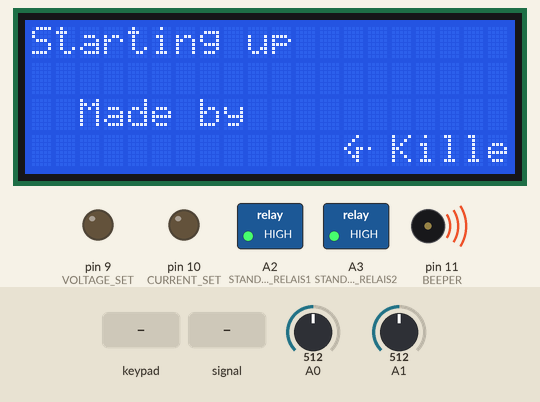
The sketch below on a simulated Arduino Uno, built with avr-gcc and run on an emulated ATmega328P. On the bench: 20×4 character LCD, switched loads named in the sketch (green lamp = pin HIGH), output pins drawn as LEDs (lit = HIGH), buzzer (waves = sounding). The test bench sets the inputs (shaded band); at power-on: A0 = 512, A1 = 512. EEPROM starts erased; pins used as bus, display or sensor lines are not drawn; what the sketch prints to the serial monitor is not drawn.

Above: at 1.2 s.
2.5 s: keypad keys 4 5 6 7 A pressed 0.4 s apart
At 5.5 s:
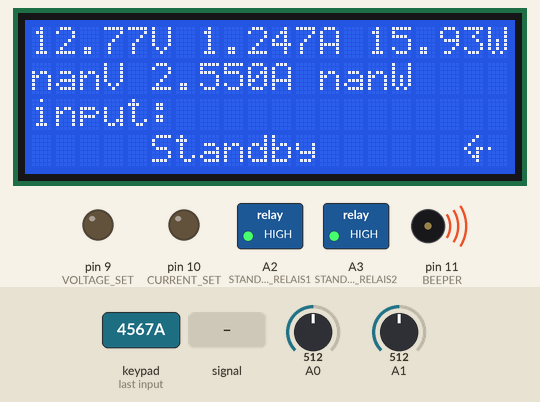
6.0 s: key 'M' pressed
At 7.5 s:
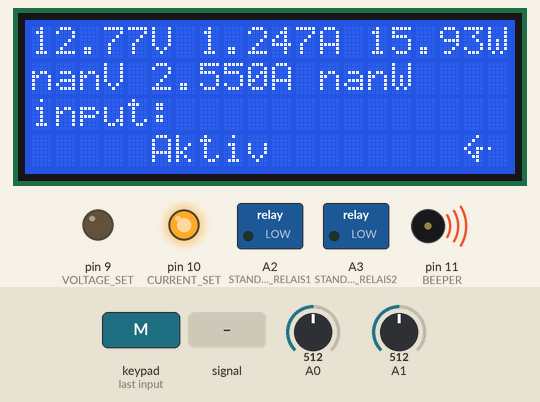
7.8 s: key 'V' pressed
At 9.3 s:
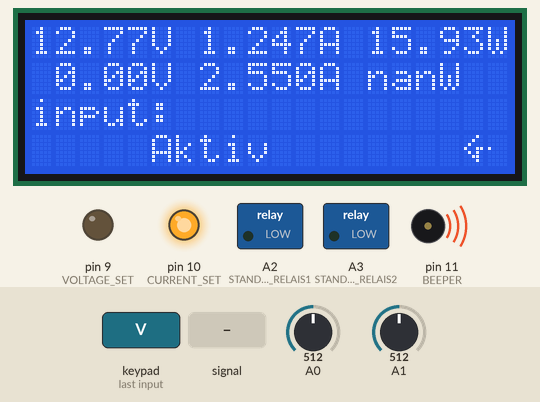
9.8 s: key 'W' pressed
At 11.5 s:
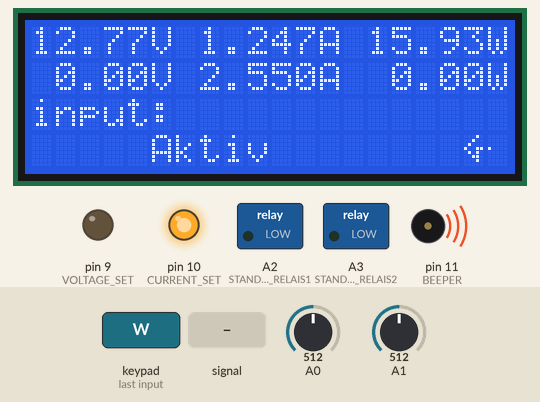
11.8 s: A1 fed a 200 Hz sine of ±81 counts around its level
At 13.2 s:
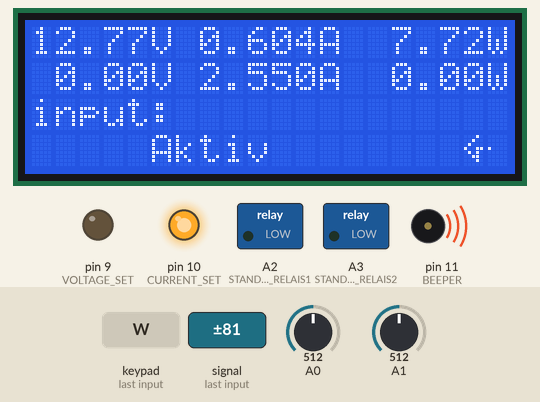
13.3 s: key 'M' pressed
At 13.8 s:
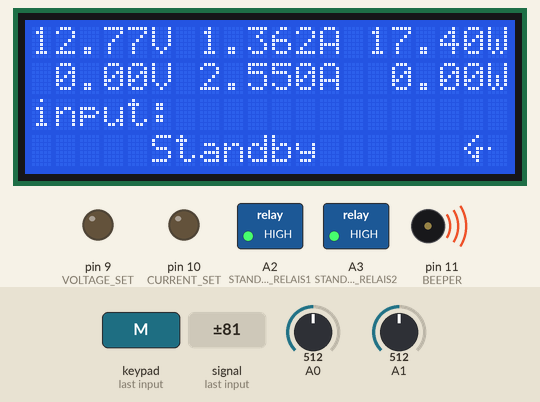
Timing chart, 0 to 16.3 s (numbered marks = the images above; inputs shaded):
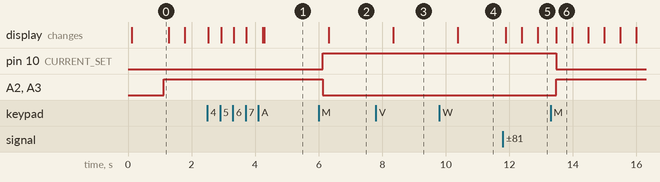

The sketch:

Netzteil_Steuerung.ino
```cpp
#include <EEPROM.h>
#include <LiquidCrystal_I2C.h>

#include "EEPROMAnything.h"
#include <Keypad.h>

/*Todo:
          Ein schönes VI in LabView basteln
          Serielle Ausgabe verbessern!
          Noch mal gscheit kalibrieren. Da müsste noch ein bissl etwas gehen!
          Ev. eine Kalibrier Funktion einbauen! Noch sind nur 75% belegt!
          Automatisches Abarbeiten von einer Kurfe einbauen

Erledigt:
          Auflösung der PWM verbessern
          Power regelung testen
          Ansteuerung für Relay Standby implementieren
          Beim Start mein Logo ausgeben!
          Tastatur anbindung müsste passen. Ausgabe erfolgt in input_buffer
          Display Anbindung

          ADC Referenz umschalten um bei nidrigen Strömen und Spannungen bessere ergebnisse zu erzielen
          Der leonardo wird so wie ich hier rumase ev. nicht reichen... Doch den Mega Bessere auflösung des ADCs durch 3 referenzspannungen!

          eine möglichkeit den ADC zu verbessern ist oversampling:
          Beim Strom ist genug rauschen da. Da sollte es eine Verbesserung bringen. Der ist aber eh nicht so der Bruller...
          Spannung ist recht gut
          Mit der erhöten PWM-Auflösung noch mal schauen
          Im Standby Spannung und Strom Sollwerte runterfahren
*/

#define CURRENT_SET 10
#define VOLTAGE_SET 9

#define VOLTAGE A0
#define CURRENT A1

#define STANDBY_RELAIS1 A2
#define STANDBY_RELAIS2 A3

#define DISPLAY_POWER   A4

#define BEEPER 11
#define BEEP 125

extern LiquidCrystal_I2C lcd;

float set_voltage = 0;
float set_current = 0;
float set_power = 0;
float voltage = 0;
float current = 0;
float power = 0;
int print_intervall = 500;
boolean standby = true;


void setup() {
  setup_display();
  setup_serial();
  setup_keypad();
  EEPROM_readAnything(0, set_voltage);
  EEPROM_readAnything(20, set_current);
  EEPROM_readAnything(40, set_power);
  setup_analog_pins();
  pinMode(BEEPER, OUTPUT);
  beep();
  lcd.clear();
}

uint8_t count = 100;

void loop() {

  digitalWrite(STANDBY_RELAIS1, standby);
  digitalWrite(STANDBY_RELAIS2, standby);
  keypad_getKey();
  power = voltage * current;
  read_String_serial();
  print_data_serial();
  print_data_display();
  reade_analog_signals();
  write_analog_signals();

}


void beep(void) {
  analogWrite(BEEPER, BEEP);
  delay(100);
  analogWrite(BEEPER, 0);
}
```

EEPROMAnything.h
```cpp
#include <EEPROM.h>
#include <Arduino.h>  // for type definitions

template <class T> int EEPROM_writeAnything(int ee, const T& value)
{
    const byte* p = (const byte*)(const void*)&value;
    unsigned int i;
    for (i = 0; i < sizeof(value); i++)
	  EEPROM.write(ee++, *p++);
    return i;
}

template <class T> int EEPROM_readAnything(int ee, T& value)
{
    byte* p = (byte*)(void*)&value;
    unsigned int i;
    for (i = 0; i < sizeof(value); i++)
	  *p++ = EEPROM.read(ee++);
    return i;
}
```

analog_handling.ino
```cpp
#include <Wire.h>
#include <PWM.h>


#define PWM_FREQUENCY 480


void setup_analog_pins(void) {

  pinMode(CURRENT_SET, OUTPUT);
  pinMode(VOLTAGE_SET, OUTPUT);
  pinMode(STANDBY_RELAIS1, OUTPUT);
  pinMode(STANDBY_RELAIS2, OUTPUT);
  digitalWrite(STANDBY_RELAIS1, standby);
  digitalWrite(STANDBY_RELAIS2, standby);

  InitTimersSafe(); //initialize all timers except for 0, to save time keeping functions
  SetPinFrequency(CURRENT_SET, PWM_FREQUENCY);
  SetPinFrequency(VOLTAGE_SET, PWM_FREQUENCY);
  pwmWriteHR(CURRENT_SET, 0);
  pwmWriteHR(VOLTAGE_SET, 0);

}

void write_analog_signals(void) {

#define SET_UPPER_LIMIT_VOLTAGE_CALL 10
#define SET_LOWER_LIMIT_VOLTAGE_CALL 0

#define SET_UPPER_LIMIT_CURRENT_CALL 750
#define SET_LOWER_LIMIT_CURRENT_CALL -120

  if (standby) {
    digitalWrite(VOLTAGE_SET, LOW);
    digitalWrite(CURRENT_SET, LOW);
  } else {

    if ((power + set_power * 0.1) > set_power) {
      pwmWriteHR(VOLTAGE_SET, (int)((set_power / current) * (2560 + SET_UPPER_LIMIT_VOLTAGE_CALL)) + SET_LOWER_LIMIT_VOLTAGE_CALL);
    } else {
      if (set_voltage >= 25.49) {
        digitalWrite(VOLTAGE_SET, HIGH);
      } else {
        pwmWriteHR(VOLTAGE_SET, (int)(set_voltage * (2560 + SET_UPPER_LIMIT_VOLTAGE_CALL)));
      }
    }
    if (set_current >= 2.549) {
      digitalWrite(CURRENT_SET, HIGH);
    } else {
      pwmWriteHR(CURRENT_SET, (int)(set_current * (25600 + SET_UPPER_LIMIT_CURRENT_CALL)) + SET_LOWER_LIMIT_CURRENT_CALL);
    }
  }
}
void reade_analog_signals(void) {
#define DEFAULT_UPPER_LIMIT_VOLTAGE_CALL 4
#define DEFAULT_LOWER_LIMIT_VOLTAGE_CALL 4


#define INTERNAL_UPPER_LIMIT_VOLTAGE_CALL 45
#define INTERNAL_LOWER_LIMIT_VOLTAGE_CALL 0

  analogReference(DEFAULT);
  int analog = readADC12bit(VOLTAGE);
  if (analog < 4092 / 2) {
    analogReference(INTERNAL);
    analog = readADC12bit(VOLTAGE);
    analog = readADC12bit(VOLTAGE);
    analog = readADC12bit(VOLTAGE);
    voltage = ((float)(analog + INTERNAL_LOWER_LIMIT_VOLTAGE_CALL) / (float)(7992 + INTERNAL_UPPER_LIMIT_VOLTAGE_CALL)) * 25.5; //(float)map(readADC12bit(VOLTAGE), 0, 7992, 0, 25599) / (float)1000; //Leonardo müsste dann 7992 sein MEGA 18600
    analogReference(DEFAULT);
    analog = readADC12bit(CURRENT);
    analog = readADC12bit(CURRENT);
  } else {
    voltage = ((float)(analog + DEFAULT_LOWER_LIMIT_VOLTAGE_CALL) / (float)(4092 + DEFAULT_UPPER_LIMIT_VOLTAGE_CALL)) * 25.5; //map(analog, 0, 4092, 0, 25599) / (float)1000;
  }

  analog = readADC12bit(CURRENT);

#define DEFAULT_UPPER_LIMIT_CURRENT_CALL 97
#define DEFAULT_LOWER_LIMIT_CURRENT_CALL 0

#define INTERNAL_UPPER_LIMIT_CURRENT_CALL 250
#define INTERNAL_LOWER_LIMIT_CURRENT_CALL 0


  if (analog < 4095 / 2) {
    analogReference(INTERNAL); //Leonardo: INTERNAL  MEGA: INTERNAL1V1
    analog = readADC12bit(CURRENT);
    analog = readADC12bit(CURRENT);
    analog = readADC12bit(CURRENT);
    current = ((float)(analog + INTERNAL_LOWER_LIMIT_CURRENT_CALL) / (float)(7992 + INTERNAL_UPPER_LIMIT_CURRENT_CALL)) * 2.55; //(float)map(readADC12bit(CURRENT), 0, 7992, 0, 25599) / (float)10000; //Leonardo müsste dann 7992 sein MEGA 18600
    analogReference(DEFAULT);
  } else {
    current = ((float)(analog + DEFAULT_LOWER_LIMIT_CURRENT_CALL) / (float)(4092 + DEFAULT_UPPER_LIMIT_CURRENT_CALL)) * 2.55; //(float)map(analog, 0, 4092, 0, 25599) / (float)10000;
    analog = readADC12bit(CURRENT);
    analog = readADC12bit(CURRENT);
  }

}

unsigned int readADC12bit(int channel) // oversamples ADC to 12 bit
{
  byte i;
  unsigned int analogResult = 0;
  for (i = 0; i < 16; i++)
  {
    analogResult += analogRead(channel);
  }
  return (analogResult >> 2);
}
```

display.ino
```cpp
//LiquidCrystal_I2C lcd(0x38);  // Set the LCD I2C address
#include <Wire.h>
#include <LiquidCrystal_I2C.h>

byte killeeins[8] = {
  B00010,
  B00100,
  B01000,
  B10011,
  B01010,
  B00110,
  B00010,
};
byte killezwei[8] = {
  B00000,
  B00000,
  B00000,
  B10000,
  B00000,
  B00000,
  B00000,
};

byte smiley[8] = {
  B00000,
  B10001,
  B00000,
  B00000,
  B10001,
  B01110,
  B00000,
};


#define BACKLIGHT_PIN     13
LiquidCrystal_I2C lcd(0x27, 2, 1, 0, 4, 5, 6, 7, 3, POSITIVE);
//LiquidCrystal_I2C lcd(0x27, BACKLIGHT_PIN, POSITIVE);
//LiquidCrystal_I2C lcd(0x27);

void setup_display(void) {
  pinMode(DISPLAY_POWER, OUTPUT);
  digitalWrite(DISPLAY_POWER, HIGH);
  delay(10);
  //lcd.createChar(3, smiley);
  lcd.begin ( 20, 4 );
  lcd.createChar(0, killeeins);
  lcd.createChar(1, killezwei);
  lcd.clear();
  lcd.print("Starting up");
  //lcd.setCursor(0, 2);
  //lcd.write(byte(0));
  //lcd.write(byte(1));
  //delay(500);
  lcd.setCursor(0, 2);
  lcd.print("  Made by");
  lcd.setCursor(13, 3);
  lcd.write(byte(0));
  lcd.write(byte(1));
  lcd.print("Kille");
  delay(1000);


}

void print_data_display(void) {
  static long print_millis = 0;
  if (millis() > print_millis) {
    print_millis = millis() + 500;
    lcd.setCursor ( 0, 0);
    if (voltage < 10)
      lcd.print(" ");
    lcd.print(voltage, 2);
    lcd.print("V ");
    lcd.print(current, 3);
    lcd.print("A ");
    if (power < 10)
      lcd.print(" ");
    lcd.print(power, 2);
    lcd.print("W ");

    lcd.setCursor ( 0, 1 );
    if (set_voltage < 10)
      lcd.print(" ");
    lcd.print(set_voltage, 2);
    lcd.print("V ");
    lcd.print(set_current, 3);
    lcd.print("A ");
    if (set_power < 10)
      lcd.print(" ");
    lcd.print(set_power, 2);
    lcd.print("W ");
    lcd.setCursor ( 0, 2);
    lcd.print("input:");

    lcd.setCursor ( 5, 3 );
    if (standby)
      lcd.print("Standby ");
    else
      lcd.print("Aktiv   ");

    lcd.setCursor(18, 3);
    lcd.write(byte(0));
    lcd.write(byte(1));

  }

}

void print_display_input_buffer(String input_buffer) {
  lcd.setCursor ( 7, 2);
  if (input_buffer.length() < 6) {
    lcd.print(input_buffer);
    lcd.print("       ");
  } else {
    lcd.setCursor ( 0, 2);
    lcd.print("input to long!");
    beep();
    delay(1000);
    lcd.setCursor ( 0, 2);
    lcd.print("               ");
    delete_input_buffer_keypad();
  }

}


void print_info_display(void) {
  lcd.clear();
  lcd.print("Info Page:   ");
  lcd.createChar(0, killeeins);
  lcd.createChar(1, killezwei);
  lcd.write((uint8_t)0);
  lcd.write((uint8_t)1);
  lcd.print("accuracy min. 20mV");
  lcd.setCursor ( 0, 2 );
  lcd.print("accuracy min 3mA");
  lcd.setCursor ( 0, 3 );
  lcd.print("Vmax25.6V Imax2.56A");
}
```

input_data.ino
```cpp
String manage_input(String inputString) {

  char char1[8];
  inputString.toCharArray(char1, 8);

  if (inputString.endsWith("V") ) {
    set_voltage = abs(atof(char1));
    if (set_voltage > 25.500)
      set_voltage = 25.500;
    Serial.print("New Set Voltage: ");
    Serial.println(set_voltage);
    EEPROM_writeAnything(0, set_voltage);
    inputString="";
    beep();
  }
  if (inputString.endsWith("A") ) {
    set_current = abs(atof(char1));
    if (set_current > 2.5500)
      set_current = 2.55000;
    Serial.print("New Set Current: ");
    Serial.println(set_current);
    EEPROM_writeAnything(20, set_current);
    inputString="";
    beep();
  }
  if (inputString.endsWith("W") ) {
    set_power = abs(atof(char1));
        if (set_power > 99.99)
      set_power = 99.99;

    Serial.print("New Set Power: ");
    Serial.println(set_power);
    EEPROM_writeAnything(40, set_power);
    inputString="";
    beep();
  }
  if (inputString.endsWith("I") ) {
    print_intervall = abs(atof(char1));
    Serial.print("New Intervall: ");
    Serial.println(print_intervall);
    inputString="";
    beep();
  }
  if (inputString.endsWith("S") ) {
    standby = atof(char1);
    Serial.print("Standby ");
    Serial.println(standby);
    inputString="";
    beep();
  }
  if (inputString.endsWith("M") ) {
    standby = !standby;
    Serial.print("Standby ");
    Serial.println(standby);
    inputString="";
    beep();
  }

  //clear the string:
  return inputString;
}
```

print_to_serial.ino
```cpp
String inputString = "";         // a string to hold incoming data


void setup_serial(void) {
  Serial.begin(115200);
  inputString.reserve(200);
  Serial.println("Starting up");
  Serial.println("  Made by Kille ");
}

void read_String_serial(void) {

  while (Serial.available()) {
    // get the new byte:
    char inChar = (char)Serial.read();
    // add it to the inputString:
    inputString += inChar;
    // if the incoming character is a newline, set a flag
    // so the main loop can do something about it:
    if (inChar == '\n') {
      inputString = manage_input(inputString.substring(0,(inputString.length()-2)));
    }
  }
}

void print_data_serial(void) {
  static long print_millis = 0;
  if (millis() > print_millis) {
    print_millis = millis() + print_intervall;
    Serial.print(voltage, 2);
    Serial.println("V");
    Serial.print(current, 3);
    Serial.println("A");
    Serial.print(power, 2);
    Serial.println("W");
    Serial.print(set_voltage, 2);
    Serial.println("v");
    Serial.print(set_current, 3);
    Serial.println("a");
    Serial.print(set_power, 2);
    Serial.println("w");
    if (standby)
      Serial.println("1S");
    else
      Serial.println("0S");
  }
}
```

keypad.ino
```cpp
const byte ROWS = 4; //four rows
const byte COLS = 4; //three columns
#define LIST_MAX 10
char keys[ROWS][COLS] = {
  {'1', '2', '3', 'V'},
  {'4', '5', '6', 'A'},
  {'7', '8', '9', 'W'},
  {'.', '0', '#', 'M'}
};


byte rowPins[ROWS] = {0, 1, 2, 3}; //connect to the row pinouts of the keypad
byte colPins[COLS] = {4, 5, 6, 7}; //connect to the column pinouts of the keypad
//byte rowPins[ROWS] = {22, 24, 26, 28}; //connect to the row pinouts of the keypad
//byte colPins[COLS] = {30, 32, 34, 36}; //connect to the column pinouts of the keypad

Keypad keypad = Keypad( makeKeymap(keys), rowPins, colPins, ROWS, COLS );
String input_buffer_keypad = "";

void setup_keypad(void) {
  keypad.addEventListener(keypadEvent); // Add an event listener for this keypad

}

char keypad_getKey(void) {
  return keypad.getKey();
}

void delete_input_buffer_keypad(void){
  input_buffer_keypad = "";
}

// Taking care of some special events.
void keypadEvent(KeypadEvent key) {
  for (int i = 0; i < LIST_MAX; i++) // Scan the whole key list.
  {
    if ( keypad.key[i].stateChanged )   // Only find keys that have changed state.
    {
      /*
      switch (keypad.key[i].kstate) {  // Report active key state : IDLE, PRESSED, HOLD, or RELEASED
        case PRESSED:
          msg = " PRESSED.";
          break;
        case HOLD:
          msg = " HOLD.";
          break;
        case RELEASED:
          msg = " RELEASED.";
          break;
        case IDLE:
          msg = " IDLE.";
      }
      Serial.print("Key ");
      Serial.print(keypad.key[i].kchar);
      Serial.println(msg);
      */
      if (keypad.key[i].kstate == PRESSED) {
        if (keypad.key[i].kchar == '#') {
          input_buffer_keypad = input_buffer_keypad.substring(0, (input_buffer_keypad.length() - 1));
        } else {
          input_buffer_keypad = input_buffer_keypad + keypad.key[i].kchar;
          input_buffer_keypad = manage_input(input_buffer_keypad);
        }
        print_display_input_buffer(input_buffer_keypad);
      }
    }
  }
}
```

Measured:
- after the input at 2.5 s, the display: first changes at once (image 1 shows a later state)
- after the input at 6.0 s, pin 10 (CURRENT_SET): LOW → HIGH after 0.12 s; A2 (STANDBY_RELAIS1), A3 (STANDBY_RELAIS2): HIGH → LOW after 0.12 s; the display: changes after 0.31 s (image 2)
- after the input at 7.8 s, the display: changes after 0.54 s (image 3)
- after the input at 9.8 s, the display: changes after 0.57 s (image 4)
- after the input at 11.8 s, the display: first changes after 0.08 s (image 5 shows a later state)
- after the input at 13.3 s, pin 10 (CURRENT_SET): HIGH → LOW after 0.18 s; A2 (STANDBY_RELAIS1), A3 (STANDBY_RELAIS2): LOW → HIGH after 0.18 s; the display: changes after 0.18 s (image 6)
- what the display in image 0 shows lasts 1.2 s, from 0.1 s to 1.3 s
